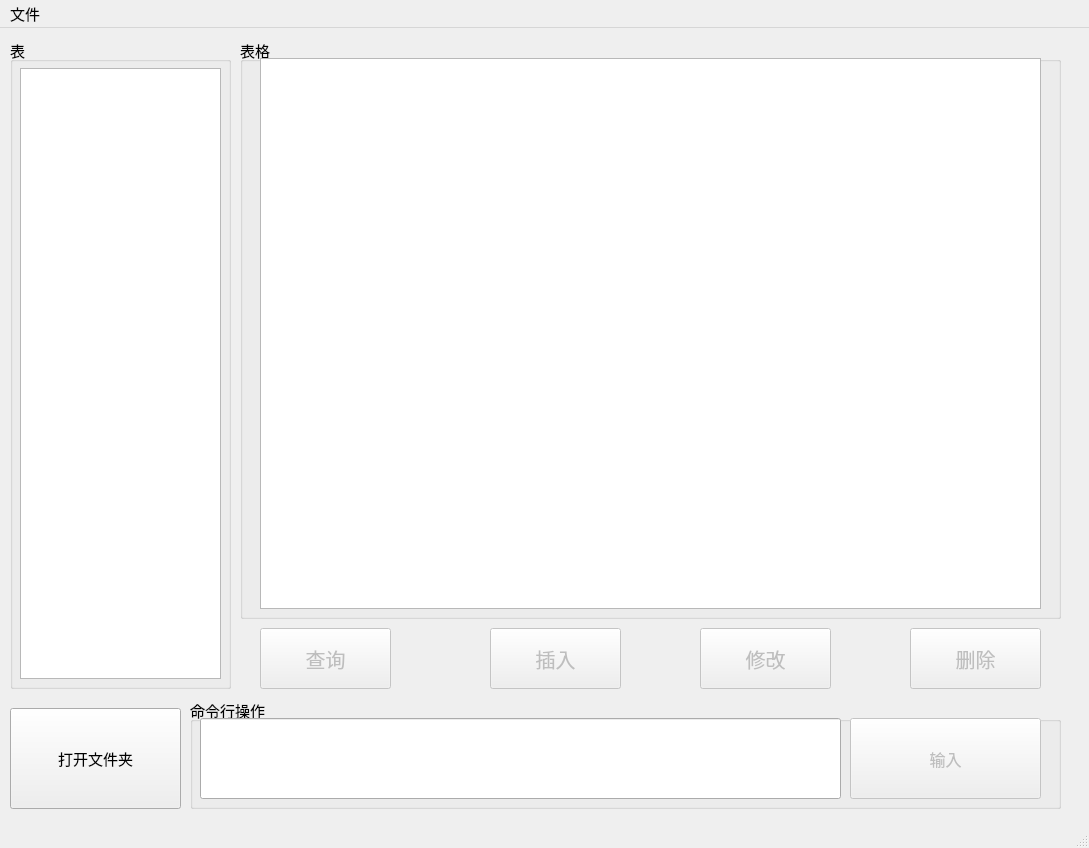
<?xml version="1.0" encoding="UTF-8"?>
<ui version="4.0">
 <class>MainWindow</class>
 <widget class="QMainWindow" name="MainWindow">
  <property name="geometry">
   <rect>
    <x>0</x>
    <y>0</y>
    <width>1089</width>
    <height>848</height>
   </rect>
  </property>
  <property name="font">
   <font>
    <pointsize>11</pointsize>
    <weight>50</weight>
    <italic>false</italic>
    <bold>false</bold>
   </font>
  </property>
  <property name="windowTitle">
   <string>数据库管理工具</string>
  </property>
  <widget class="QWidget" name="centralwidget">
   <widget class="QGroupBox" name="groupBox">
    <property name="geometry">
     <rect>
      <x>240</x>
      <y>10</y>
      <width>821</width>
      <height>581</height>
     </rect>
    </property>
    <property name="title">
     <string>表格</string>
    </property>
    <widget class="QTableView" name="tableView">
     <property name="geometry">
      <rect>
       <x>20</x>
       <y>20</y>
       <width>781</width>
       <height>551</height>
      </rect>
     </property>
    </widget>
   </widget>
   <widget class="QGroupBox" name="groupBox_2">
    <property name="geometry">
     <rect>
      <x>10</x>
      <y>10</y>
      <width>221</width>
      <height>651</height>
     </rect>
    </property>
    <property name="title">
     <string>表</string>
    </property>
    <widget class="QListView" name="listView">
     <property name="geometry">
      <rect>
       <x>10</x>
       <y>30</y>
       <width>201</width>
       <height>611</height>
      </rect>
     </property>
    </widget>
   </widget>
   <widget class="QPushButton" name="open_file_btn">
    <property name="geometry">
     <rect>
      <x>10</x>
      <y>680</y>
      <width>171</width>
      <height>101</height>
     </rect>
    </property>
    <property name="font">
     <font>
      <family>幼圆</family>
      <pointsize>11</pointsize>
      <weight>50</weight>
      <italic>false</italic>
      <bold>false</bold>
     </font>
    </property>
    <property name="text">
     <string>打开文件夹</string>
    </property>
   </widget>
   <widget class="QPushButton" name="select_btn">
    <property name="enabled">
     <bool>false</bool>
    </property>
    <property name="geometry">
     <rect>
      <x>260</x>
      <y>600</y>
      <width>131</width>
      <height>61</height>
     </rect>
    </property>
    <property name="font">
     <font>
      <family>幼圆</family>
      <pointsize>15</pointsize>
      <weight>50</weight>
      <italic>false</italic>
      <bold>false</bold>
     </font>
    </property>
    <property name="text">
     <string>查询</string>
    </property>
   </widget>
   <widget class="QPushButton" name="insert_btn">
    <property name="enabled">
     <bool>false</bool>
    </property>
    <property name="geometry">
     <rect>
      <x>490</x>
      <y>600</y>
      <width>131</width>
      <height>61</height>
     </rect>
    </property>
    <property name="font">
     <font>
      <family>幼圆</family>
      <pointsize>15</pointsize>
      <weight>50</weight>
      <italic>false</italic>
      <bold>false</bold>
     </font>
    </property>
    <property name="text">
     <string>插入</string>
    </property>
   </widget>
   <widget class="QPushButton" name="update_btn">
    <property name="enabled">
     <bool>false</bool>
    </property>
    <property name="geometry">
     <rect>
      <x>700</x>
      <y>600</y>
      <width>131</width>
      <height>61</height>
     </rect>
    </property>
    <property name="font">
     <font>
      <family>幼圆</family>
      <pointsize>15</pointsize>
      <weight>50</weight>
      <italic>false</italic>
      <bold>false</bold>
     </font>
    </property>
    <property name="text">
     <string>修改</string>
    </property>
   </widget>
   <widget class="QPushButton" name="delete_btn">
    <property name="enabled">
     <bool>false</bool>
    </property>
    <property name="geometry">
     <rect>
      <x>910</x>
      <y>600</y>
      <width>131</width>
      <height>61</height>
     </rect>
    </property>
    <property name="font">
     <font>
      <family>幼圆</family>
      <pointsize>15</pointsize>
      <weight>50</weight>
      <italic>false</italic>
      <bold>false</bold>
     </font>
    </property>
    <property name="text">
     <string>删除</string>
    </property>
   </widget>
   <widget class="QGroupBox" name="groupBox_3">
    <property name="geometry">
     <rect>
      <x>190</x>
      <y>670</y>
      <width>871</width>
      <height>111</height>
     </rect>
    </property>
    <property name="title">
     <string>命令行操作</string>
    </property>
    <widget class="QPushButton" name="command_input">
     <property name="enabled">
      <bool>false</bool>
     </property>
     <property name="geometry">
      <rect>
       <x>660</x>
       <y>20</y>
       <width>191</width>
       <height>81</height>
      </rect>
     </property>
     <property name="font">
      <font>
       <family>幼圆</family>
       <pointsize>12</pointsize>
       <weight>50</weight>
       <italic>false</italic>
       <bold>false</bold>
      </font>
     </property>
     <property name="text">
      <string>输入</string>
     </property>
    </widget>
    <widget class="QLineEdit" name="lineEdit">
     <property name="geometry">
      <rect>
       <x>10</x>
       <y>20</y>
       <width>641</width>
       <height>81</height>
      </rect>
     </property>
     <property name="font">
      <font>
       <pointsize>10</pointsize>
       <weight>75</weight>
       <italic>false</italic>
       <bold>true</bold>
      </font>
     </property>
    </widget>
   </widget>
  </widget>
  <widget class="QMenuBar" name="menubar">
   <property name="geometry">
    <rect>
     <x>0</x>
     <y>0</y>
     <width>1089</width>
     <height>30</height>
    </rect>
   </property>
   <widget class="QMenu" name="menu">
    <property name="title">
     <string>文件</string>
    </property>
    <addaction name="actionopen"/>
    <addaction name="actionclose"/>
    <addaction name="separator"/>
    <addaction name="actionexit"/>
   </widget>
   <addaction name="menu"/>
  </widget>
  <widget class="QStatusBar" name="statusbar"/>
  <action name="actionopen">
   <property name="text">
    <string>open</string>
   </property>
  </action>
  <action name="actionclose">
   <property name="text">
    <string>close</string>
   </property>
  </action>
  <action name="actionexit">
   <property name="text">
    <string>exit</string>
   </property>
  </action>
 </widget>
 <resources/>
 <connections>
  <connection>
   <sender>actionexit</sender>
   <signal>triggered()</signal>
   <receiver>MainWindow</receiver>
   <slot>close()</slot>
   <hints>
    <hint type="sourcelabel">
     <x>-1</x>
     <y>-1</y>
    </hint>
    <hint type="destinationlabel">
     <x>406</x>
     <y>303</y>
    </hint>
   </hints>
  </connection>
 </connections>
</ui>
